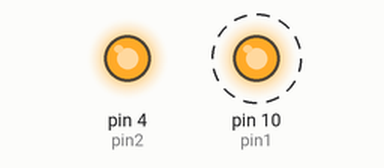
The sketch below on a simulated Arduino Uno, built with avr-gcc and run on an emulated ATmega328P. Shown: output pins drawn as LEDs (lit = HIGH). Dashed ring = blinking.

Above: at 0.5 s.
At 2.5 s:
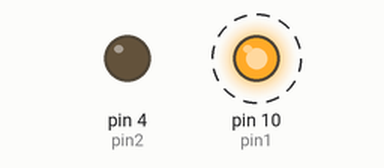
Timing chart, 0 to 5.2 s (numbered marks = the images above):
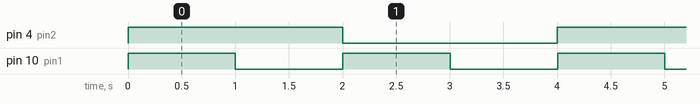

Measured:
- by itself, pin 4 (pin2): alternates HIGH for 2.0 s and LOW for 2.0 s
- by itself, pin 10 (pin1): alternates HIGH for 1.0 s and LOW for 1.0 s
- by itself, everything shown: repeats every 4.0 s, in 6 steps

The sketch:

e2.ino
```cpp
//two leds with different delays using milliss
const int pin1=10;
const int pin2=4;
bool led1=true;
bool led2=true;
unsigned long Time1;
unsigned long Time2;
void setup() {
  pinMode(pin1, OUTPUT);
  pinMode(pin2, OUTPUT);
  Time1=millis();
}

void loop() {
  if(Time1+1000<millis())
  {
    led1=!led1;
    Time1=millis();
  }
  if(Time2+2000<millis())
  {
    led2=!led2;
    Time2=millis();
  }
  if(led1==true)
  {
    digitalWrite(pin1, HIGH);
  }
  else
  {
    digitalWrite(pin1, LOW);
  }
  if(led2==true)
  {
    digitalWrite(pin2, HIGH);
  }
  else
  {
    digitalWrite(pin2, LOW);
  }
}
```
